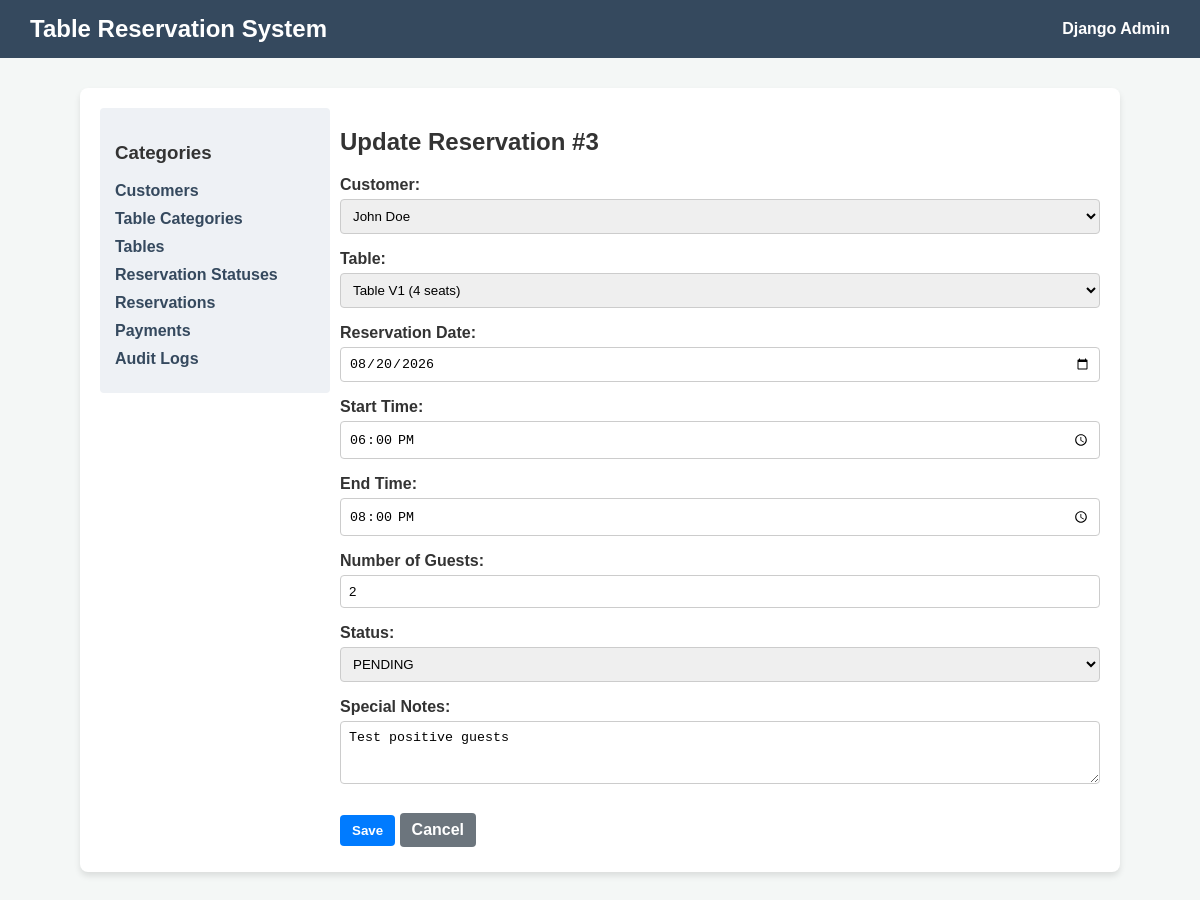
/reservations/3/edit/, run on the app's committed database.
### reservation_app/models.py (models this page shows, shortened)
class Reservation(models.Model):
    customer = models.ForeignKey(Customer, on_delete=models.CASCADE, related_name='reservations')
    table = models.ForeignKey(Table, on_delete=models.CASCADE, related_name='reservations')
    reservation_date = models.DateField()
    start_time = models.TimeField()
    end_time = models.TimeField()
    guests = models.PositiveIntegerField()
    status = models.ForeignKey(ReservationStatus, on_delete=models.PROTECT, related_name='reservations')
    notes = models.TextField(null=True, blank=True)
    created_at = models.DateTimeField(auto_now_add=True)
    updated_at = models.DateTimeField(auto_now=True)
    class Meta:
        ordering = ['-reservation_date', '-start_time']

### reservation_app/views.py (the view, shortened to what this page needs)
# urls.py: path('reservations/<int:pk>/edit/', views.ReservationUpdateView.as_view(), name='reservation_update'),
@method_decorator(csrf_exempt, name='dispatch')
class ReservationUpdateView(View):
    def get(self, request, pk):
        reservation = get_object_or_404(Reservation, pk=pk)
        if wants_json(request):
            return JsonResponse({'id': reservation.id})
        form = ReservationForm(instance=reservation)
        return render(request, 'reservation_app/form.html', {
            'title': f'Update Reservation #{reservation.id}', 'form': form, 'list_url': reverse('reservation_app:reservation_list')
        })

### reservation_app/forms.py (shortened to what this page needs)
class ReservationForm(forms.ModelForm):
    class Meta:
        model = Reservation
        fields = ['customer', 'table', 'reservation_date', 'start_time', 'end_time', 'guests', 'status', 'notes']
        labels = {
            'customer': 'Customer',
            'table': 'Table',
            'reservation_date': 'Reservation Date',
            'start_time': 'Start Time',
            'end_time': 'End Time',
            'guests': 'Number of Guests',
            'status': 'Status',
            'notes': 'Special Notes',
        }
        widgets = {
            'reservation_date': forms.DateInput(attrs={'type': 'date'}),
            'start_time': forms.TimeInput(attrs={'type': 'time'}),
            'end_time': forms.TimeInput(attrs={'type': 'time'}),
            'guests': forms.NumberInput(attrs={'min': 1}),
            'notes': forms.Textarea(attrs={'rows': 3}),
        }

### reservation_app/models.py (called while the page is built)
    def __str__(self):
        return f"{self.first_name} {self.last_name}"

    def __str__(self):
        return f"Table {self.table_number} ({self.capacity} seats)"

    def __str__(self):
        return self.name

### reservation_app/views.py (called while the page is built)
def wants_json(request):
    return (
        request.headers.get('Accept') == 'application/json' or
        request.GET.get('format') == 'json' or
        request.content_type == 'application/json'
    )

### reservation_app/templates/reservation_app/form.html (shortened to what this page needs)
{% extends 'reservation_app/base.html' %}
{% block content %}
    <h2>{{ title }}</h2>
    <form method="post" style="margin-top: 20px;">
        {{ form.as_p }}
        <div style="margin-top: 20px;">
            <button type="submit" class="btn btn-primary">Save</button>
            <a href="{{ list_url }}" class="btn btn-secondary">Cancel</a>
        </div>
    </form>
{% endblock %}

### reservation_app/templates/reservation_app/base.html (style rules this page uses)
body { font-family: sans-serif; margin: 0; padding: 0; background-color: #f4f7f6; color: #333; }
.btn { display: inline-block; padding: 8px 12px; margin: 5px 0; text-decoration: none; border-radius: 4px; font-weight: bold; text-align: center; }
.btn-primary { background: #007bff; color: white; border: none; cursor: pointer; }
.btn-secondary { background: #6c757d; color: white; }
label { display: block; margin-bottom: 5px; font-weight: bold; }
input, select, textarea { width: 100%; padding: 8px; box-sizing: border-box; border: 1px solid #ccc; border-radius: 4px; }

### data on the page
Reservation: customer "John Doe", table "Table V1 (4 seats)", reservation_date "08/20/2026", start_time "18:00:00", end_time "20:00:00", guests "2", status "PENDING", notes "Test positive guests"

### other printed values
{{ title }} "Update Reservation #3"
